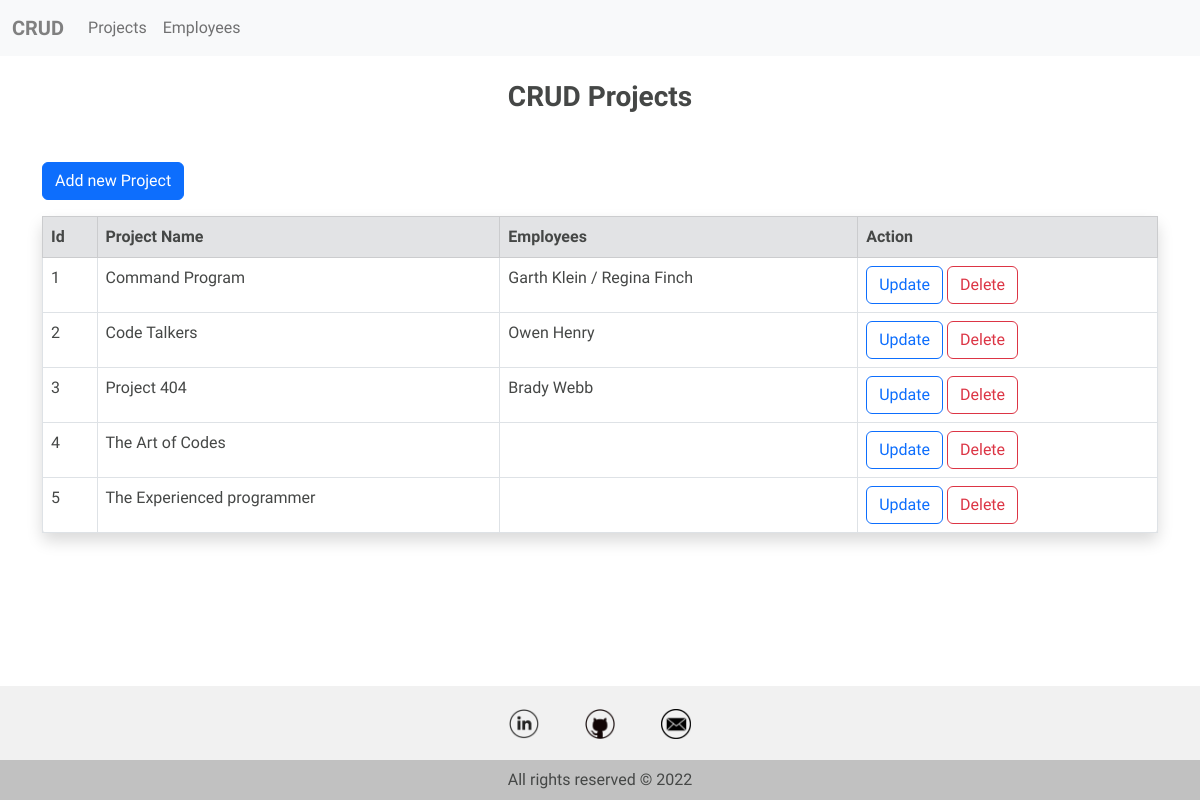
The app's page /projects.php with its own data.
### tables this page shows
CREATE TABLE `projects` (
  `id` int(10) NOT NULL AUTO_INCREMENT,
  `projectname` varchar(50) NOT NULL,
  PRIMARY KEY (`id`),
  UNIQUE KEY `projectname` (`projectname`)
);

### projects.php (the view, shortened to what this page needs)
<?php
require_once "./app/connect.php";
?>
<?php
$result = $mysqli->query("SELECT projects.id, projectname, group_concat(name SEPARATOR ' / ') as names FROM projects
                                LEFT JOIN employees
                                    ON projects.id = employees.project_id
                                GROUP BY projectname
                                ORDER BY id ")
    or die($mysqli->error);
?>
<!DOCTYPE html>
<html lang="en">
<head>
    <?php require_once "./app/head.php" ?>
</head>
<body>
    <?php require_once "./app/nav.php"; ?>
    <div class="container">
        <div>
            <h3 class="text-center my-4">CRUD Projects</h3>
        </div>
        <div class="mt-5 mb-3">
            <a href="newproject.php" class="btn btn-primary">Add new Project</a>
        </div>
        <div>
            <table class="table table-hover table-bordered shadow p-3 mb-3 bg-body rounded">
                <tr class="table-secondary">
                    <th>Id</th>
                    <th>Project Name</th>
                    <th>Employees</th>
                    <th>Action</th>
                </tr>
                <?php if ($result->num_rows > 0) while ($row = $result->fetch_assoc()) : ?>
                    <tr>
                        <td><?php echo $row['id'] ?></td>
                        <td><?php echo $row['projectname'] ?></td>
                        <td><?php echo $row['names'] ?></td>
                        <td>
                            <a href="updatePro.php?updatePro=<?php echo $row['id'] ?>" class="btn btn-outline-primary">Update</a>
                            <a href="delete.php?delete=<?php echo $row['id'] ?>" class="btn btn-outline-danger">Delete</a>
                        </td>
                    </tr>
                <?php endwhile;  ?>
            </table>
        </div>
    </div>
    <?php require_once "./app/footer.php" ?>
</body>
</html>

### app/style.php (style rules this page uses)
* { margin: 0; padding: 0; box-sizing: border-box; font-family: 'Maven Pro', sans-serif; color: #454746; }
h3 { font-weight: 600; }
.container { margin-bottom: 200px; }

### records on screen
projects: id "1", projectname "Command Program", names "Garth Klein / Regina Finch"
projects: id "2", projectname "Code Talkers", names "Owen Henry"
projects: id "3", projectname "Project 404", names "Brady Webb"
projects: id "4", projectname "The Art of Codes"
projects: id "5", projectname "The Experienced programmer"
